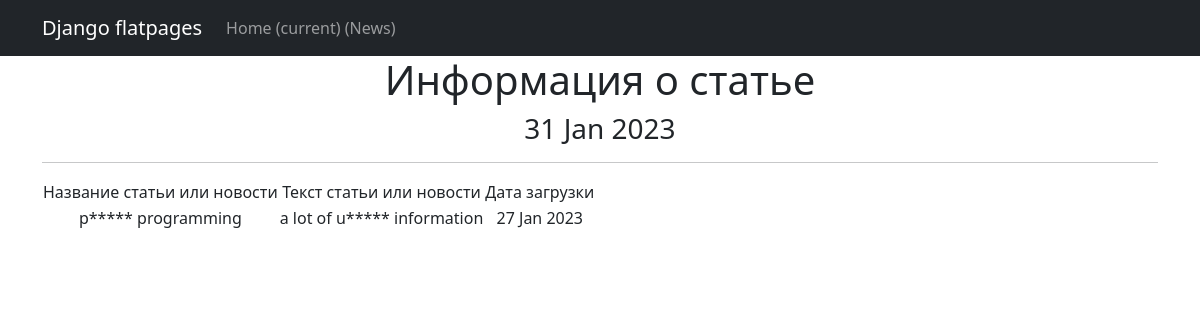
Screenshot of /news/1 with the database file from the repository.
### News/models.py (models this page shows, shortened)
class Post(models.Model):
    author = models.ForeignKey(Author, on_delete=models.CASCADE)
    NEWS = 'NW'
    ARTICLE = 'AR'
    CATEGORY_CHOICES = (
        (NEWS, 'Новость'),
        (ARTICLE, 'Статья'),
    )
    categoryType = models.CharField(max_length=2, choices=CATEGORY_CHOICES, default=ARTICLE)
    dateCreation = models.DateTimeField(auto_now_add=True)
    postCategory = models.ManyToManyField(Category, through='PostCategory')
    title = models.CharField(max_length=128)
    text = models.TextField()
    rating = models.SmallIntegerField(default=0)

### News/views.py (the view)
# urls.py: path('<int:pk>', PostDetail.as_view()),
class PostDetail(DetailView):
    model = Post
    template_name = 'post.html'
    context_object_name = 'post'
    def get_context_data(self, **kwargs):
        context = super().get_context_data(**kwargs)
        context['time_now'] = datetime.utcnow()
        return context

### News/templatetags/custom_filters.py (called while the page is built)
@register.filter()
def censor(value):
    bad_words = ['useful', 'python']
    if not isinstance(value, str):
        raise TypeError(f"unresolved type '{type(value)}' expected  type 'str'")
    for word in value.split():
        if word.lower() in bad_words:
            value = value.replace(word, f"{word[0]}{'*' * (len(word) - 1)}")
    return value

### News/templates/post.html (shortened to what this page needs)
{% extends 'flatpages/default.html' %}
{% load custom_filters %}
{% block content %}
  <h1>Информация о статье</h1>
   <h3>{{ time_now|date:'d M Y' }}</h3>
<hr>
       <table>
           <tr>
               <td>Название статьи или новости</td>
               <td>Текст статьи или новости</td>
               <td>Дата загрузки</td>
           <tr>
               <td>{{ post.title|censor }}</td>
               <td>{{ post.text |censor }}</td>
               <td>{{ post.dateCreation|date:'d M Y ' }}</td>
       </table>
{% endblock content %}

### rows the page displays
Post: title|censor "p***** programming", text|censor "a lot of u***** information", dateCreation "27 Jan 2023"

### other values shown
{{ time_now|date:'d M Y' }} "31 Jan 2023"
